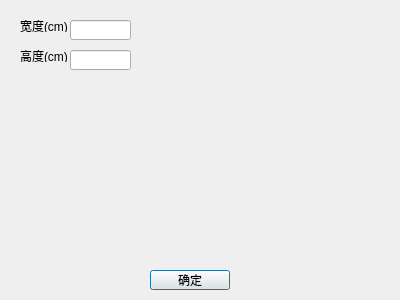
<?xml version="1.0" encoding="UTF-8"?>
<ui version="4.0">
 <class>new_ps_file</class>
 <widget class="QDialog" name="new_ps_file">
  <property name="geometry">
   <rect>
    <x>0</x>
    <y>0</y>
    <width>400</width>
    <height>300</height>
   </rect>
  </property>
  <property name="windowTitle">
   <string>Dialog</string>
  </property>
  <widget class="QLabel" name="w">
   <property name="geometry">
    <rect>
     <x>20</x>
     <y>20</y>
     <width>50</width>
     <height>12</height>
    </rect>
   </property>
   <property name="text">
    <string>宽度(cm)</string>
   </property>
  </widget>
  <widget class="QLabel" name="h">
   <property name="geometry">
    <rect>
     <x>20</x>
     <y>50</y>
     <width>50</width>
     <height>12</height>
    </rect>
   </property>
   <property name="text">
    <string>高度(cm)</string>
   </property>
  </widget>
  <widget class="QLineEdit" name="w_input">
   <property name="geometry">
    <rect>
     <x>70</x>
     <y>20</y>
     <width>61</width>
     <height>20</height>
    </rect>
   </property>
  </widget>
  <widget class="QLineEdit" name="h_input">
   <property name="geometry">
    <rect>
     <x>70</x>
     <y>50</y>
     <width>61</width>
     <height>20</height>
    </rect>
   </property>
  </widget>
  <widget class="QPushButton" name="ok_button">
   <property name="geometry">
    <rect>
     <x>150</x>
     <y>270</y>
     <width>80</width>
     <height>20</height>
    </rect>
   </property>
   <property name="text">
    <string>确定</string>
   </property>
  </widget>
 </widget>
 <resources/>
 <connections/>
</ui>
